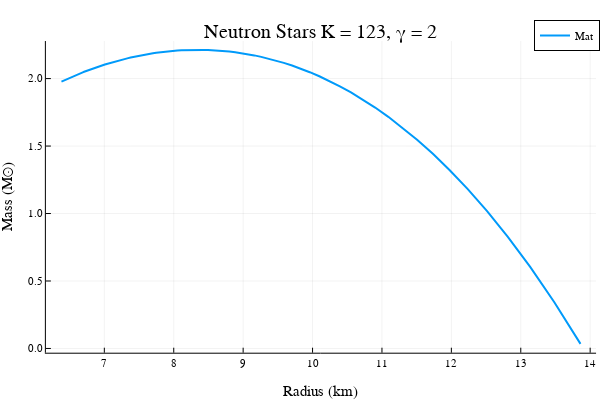

Notebook code cell kept with this figure:
### Code cell
ρ₀ = collect(1.0e-5:1.0e-4:1.0e-2);
M,R = make_TOV_sequence(ρ₀, ideal_gas_der, [123,2])


@time begin
    ρ₀ = collect(1.0e-5:1.0e-4:1.0e-2);
    M,R = make_TOV_sequence(ρ₀, ideal_gas_der, [123,2])
    plotlyjs()
    plot(R, M, xlabel = "Radius (km)", ylabel = "Mass (M⊙)", label = "Mat", title = "Neutron Stars K = 123, γ = 2", linewidth = 2)
end

### Figure 1 — Plotly figure (JSON) as saved in the notebook; plotly's stock layout.template omitted (floating-point values rounded to 4 significant figures)
{"data": [{"colorbar": {"title": ""}, "legendgroup": "Mat", "line": {"color": "rgba(0, 154, 250, 1.000)", "dash": "solid", "shape": "linear", "width": 2}, "mode": "lines", "name": "Mat", "showlegend": true, "type": "scatter", "x": [13.86, 13.48, 13.14, 12.81, 12.51, 12.24, 11.98, 11.73, 11.51, 11.29, 11.09, 10.9, 10.72, 10.55, 10.39, 10.24, 10.1, 9.96, 9.829, 9.705, 9.586, 9.473, 9.364, 9.26, 9.161, 9.066, 8.974, 8.886, 8.802, 8.721, 8.642, 8.567, 8.495, 8.425, 8.357, 8.292, 8.229, 8.168, 8.111, 8.053, 7.998, 7.944, 7.893, 7.842, 7.794, 7.747, 7.701, 7.657, 7.614, 7.572, 7.531, 7.491, 7.453, 7.415, 7.379, 7.343, 7.309, 7.275, 7.242, 7.21, 7.179, 7.149, 7.119, 7.09, 7.062, 7.035, 7.008, 6.981, 6.956, 6.931, 6.906, 6.882, 6.859, 6.836, 6.814, 6.792, 6.77, 6.747, 6.729, 6.709, 6.689, 6.67, 6.651, 6.633, 6.615, 6.597, 6.579, 6.562, 6.546, 6.529, 6.513, 6.494, 6.482, 6.467, 6.452, 6.438, 6.423, 6.409, 6.397, 6.382], "xaxis": "x", "y": [0.0339, 0.343, 0.6048, 0.8274, 1.018, 1.181, 1.321, 1.442, 1.547, 1.638, 1.717, 1.785, 1.845, 1.897, 1.943, 1.982, 2.017, 2.047, 2.074, 2.096, 2.116, 2.133, 2.148, 2.161, 2.172, 2.181, 2.189, 2.195, 2.2, 2.204, 2.208, 2.21, 2.212, 2.212, 2.213, 2.213, 2.212, 2.211, 2.209, 2.207, 2.205, 2.203, 2.2, 2.197, 2.194, 2.191, 2.187, 2.184, 2.18, 2.176, 2.172, 2.168, 2.164, 2.16, 2.156, 2.152, 2.147, 2.143, 2.139, 2.134, 2.13, 2.126, 2.121, 2.117, 2.113, 2.108, 2.104, 2.1, 2.096, 2.091, 2.087, 2.083, 2.079, 2.075, 2.07, 2.066, 2.062, 2.058, 2.054, 2.05, 2.046, 2.042, 2.039, 2.035, 2.031, 2.027, 2.023, 2.02, 2.016, 2.012, 2.009, 2.005, 2.002, 1.998, 1.995, 1.991, 1.988, 1.985, 1.981, 1.978], "yaxis": "y", "zmax": null, "zmin": null}], "layout": {"annotations": [{"font": {"color": "rgba(0, 0, 0, 1.000)", "family": "sans-serif", "size": 20}, "rotation": 0, "showarrow": false, "text": "Neutron Stars K = 123, γ = 2", "x": 0.535, "xanchor": "center", "xref": "paper", "y": 1, "yanchor": "top", "yref": "paper"}], "height": 400, "legend": {"bgcolor": "rgba(255, 255, 255, 1.000)", "bordercolor": "rgba(0, 0, 0, 1.000)", "borderwidth": 1, "font": {"color": "rgba(0, 0, 0, 1.000)", "family": "sans-serif", "size": 11}, "title": {"font": {"color": "rgba(0, 0, 0, 1.000)", "family": "sans-serif", "size": 15}, "text": ""}, "tracegroupgap": 0, "traceorder": "normal", "x": 1, "xanchor": "auto", "y": 1, "yanchor": "auto"}, "margin": {"b": 20, "l": 0, "r": 0, "t": 20}, "paper_bgcolor": "rgba(255, 255, 255, 1.000)", "plot_bgcolor": "rgba(255, 255, 255, 1.000)", "showlegend": true, "width": 600, "xaxis": {"anchor": "y", "domain": [0.07647, 0.9934], "gridcolor": "rgba(0, 0, 0, 0.100)", "gridwidth": 0.5, "linecolor": "rgba(0, 0, 0, 1.000)", "mirror": false, "range": [6.158, 14.08], "showgrid": true, "showline": true, "showticklabels": true, "tickangle": 0, "tickcolor": "rgb(0, 0, 0)", "tickfont": {"color": "rgba(0, 0, 0, 1.000)", "family": "sans-serif", "size": 11}, "tickmode": "array", "ticks": "inside", "ticktext": ["7", "8", "9", "10", "11", "12", "13", "14"], "tickvals": [7, 8, 9, 10, 11, 12, 13, 14], "title": "Radius (km)", "titlefont": {"color": "rgba(0, 0, 0, 1.000)", "family": "sans-serif", "size": 15}, "type": "-", "visible": true, "zeroline": false, "zerolinecolor": "rgba(0, 0, 0, 1.000)"}, "yaxis": {"anchor": "x", "domain": [0.07581, 0.9415], "gridcolor": "rgba(0, 0, 0, 0.100)", "gridwidth": 0.5, "linecolor": "rgba(0, 0, 0, 1.000)", "mirror": false, "range": [-0.03147, 2.278], "showgrid": true, "showline": true, "showticklabels": true, "tickangle": 0, "tickcolor": "rgb(0, 0, 0)", "tickfont": {"color": "rgba(0, 0, 0, 1.000)", "family": "sans-serif", "size": 11}, "tickmode": "array", "ticks": "inside", "ticktext": ["0.0", "0.5", "1.0", "1.5", "2.0"], "tickvals": [0, 0.5, 1, 1.5, 2], "title": "Mass (M⊙)", "titlefont": {"color": "rgba(0, 0, 0, 1.000)", "family": "sans-serif", "size": 15}, "type": "-", "visible": true, "zeroline": false, "zerolinecolor": "rgba(0, 0, 0, 1.000)"}}}
